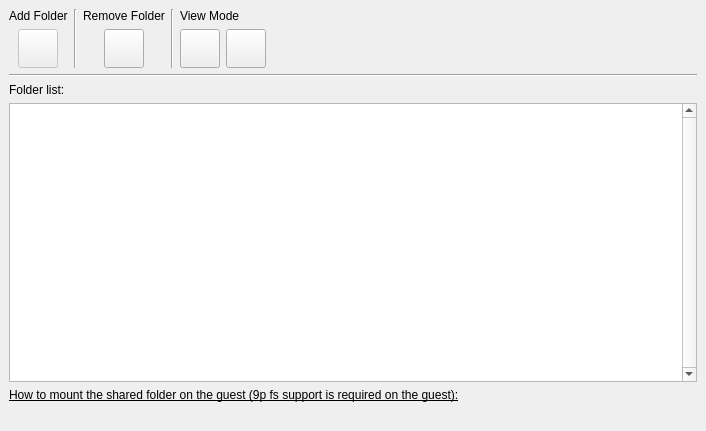
<?xml version="1.0" encoding="UTF-8"?>
<ui version="4.0">
 <author>Andrey Rijov</author>
 <class>Folder_Sharing_Widget</class>
 <widget class="QWidget" name="Folder_Sharing_Widget">
  <property name="geometry">
   <rect>
    <x>0</x>
    <y>0</y>
    <width>706</width>
    <height>431</height>
   </rect>
  </property>
  <property name="windowTitle">
   <string>Folder Sharing Widget</string>
  </property>
  <layout class="QGridLayout">
   <property name="leftMargin">
    <number>9</number>
   </property>
   <property name="topMargin">
    <number>9</number>
   </property>
   <property name="rightMargin">
    <number>9</number>
   </property>
   <property name="bottomMargin">
    <number>9</number>
   </property>
   <property name="spacing">
    <number>6</number>
   </property>
   <item row="0" column="5">
    <spacer>
     <property name="orientation">
      <enum>Qt::Horizontal</enum>
     </property>
     <property name="sizeHint" stdset="0">
      <size>
       <width>20</width>
       <height>20</height>
      </size>
     </property>
    </spacer>
   </item>
   <item row="0" column="3">
    <widget class="Line" name="line">
     <property name="orientation">
      <enum>Qt::Vertical</enum>
     </property>
    </widget>
   </item>
   <item row="0" column="4">
    <layout class="QGridLayout">
     <property name="leftMargin">
      <number>0</number>
     </property>
     <property name="topMargin">
      <number>0</number>
     </property>
     <property name="rightMargin">
      <number>0</number>
     </property>
     <property name="bottomMargin">
      <number>0</number>
     </property>
     <property name="spacing">
      <number>6</number>
     </property>
     <item row="0" column="0">
      <widget class="QLabel" name="Label_View_Mode">
       <property name="text">
        <string>View Mode</string>
       </property>
      </widget>
     </item>
     <item row="1" column="0">
      <layout class="QHBoxLayout">
       <property name="spacing">
        <number>6</number>
       </property>
       <property name="leftMargin">
        <number>0</number>
       </property>
       <property name="topMargin">
        <number>0</number>
       </property>
       <property name="rightMargin">
        <number>0</number>
       </property>
       <property name="bottomMargin">
        <number>0</number>
       </property>
       <item>
        <widget class="QToolButton" name="TB_Icon_Mode">
         <property name="toolTip">
          <string>Icon Mode</string>
         </property>
         <property name="text">
          <string/>
         </property>
         <property name="icon">
          <iconset resource="images.qrc">
           <normaloff>:/view_icon.png</normaloff>:/view_icon.png</iconset>
         </property>
         <property name="iconSize">
          <size>
           <width>32</width>
           <height>32</height>
          </size>
         </property>
        </widget>
       </item>
       <item>
        <widget class="QToolButton" name="TB_List_Mode">
         <property name="toolTip">
          <string>List Mode</string>
         </property>
         <property name="text">
          <string/>
         </property>
         <property name="icon">
          <iconset resource="images.qrc">
           <normaloff>:/view_detailed.png</normaloff>:/view_detailed.png</iconset>
         </property>
         <property name="iconSize">
          <size>
           <width>32</width>
           <height>32</height>
          </size>
         </property>
        </widget>
       </item>
      </layout>
     </item>
    </layout>
   </item>
   <item row="0" column="2">
    <layout class="QVBoxLayout">
     <property name="spacing">
      <number>6</number>
     </property>
     <property name="leftMargin">
      <number>0</number>
     </property>
     <property name="topMargin">
      <number>0</number>
     </property>
     <property name="rightMargin">
      <number>0</number>
     </property>
     <property name="bottomMargin">
      <number>0</number>
     </property>
     <item>
      <widget class="QLabel" name="Label_Manage_Folders">
       <property name="text">
        <string>Remove Folder</string>
       </property>
      </widget>
     </item>
     <item>
      <layout class="QHBoxLayout">
       <property name="spacing">
        <number>6</number>
       </property>
       <property name="leftMargin">
        <number>0</number>
       </property>
       <property name="topMargin">
        <number>0</number>
       </property>
       <property name="rightMargin">
        <number>0</number>
       </property>
       <property name="bottomMargin">
        <number>0</number>
       </property>
       <item>
        <widget class="QToolButton" name="TB_Remove_Folder">
         <property name="toolTip">
          <string>Remove from shared folders list</string>
         </property>
         <property name="text">
          <string/>
         </property>
         <property name="icon">
          <iconset resource="images.qrc">
           <normaloff>:/remove.png</normaloff>:/remove.png</iconset>
         </property>
         <property name="iconSize">
          <size>
           <width>32</width>
           <height>32</height>
          </size>
         </property>
        </widget>
       </item>
      </layout>
     </item>
    </layout>
   </item>
   <item row="0" column="1">
    <widget class="Line" name="line_3">
     <property name="orientation">
      <enum>Qt::Vertical</enum>
     </property>
    </widget>
   </item>
   <item row="0" column="0">
    <layout class="QVBoxLayout">
     <property name="spacing">
      <number>6</number>
     </property>
     <property name="leftMargin">
      <number>0</number>
     </property>
     <property name="topMargin">
      <number>0</number>
     </property>
     <property name="rightMargin">
      <number>0</number>
     </property>
     <property name="bottomMargin">
      <number>0</number>
     </property>
     <item>
      <widget class="QLabel" name="Label_Add_Folders">
       <property name="text">
        <string>Add Folder</string>
       </property>
      </widget>
     </item>
     <item>
      <layout class="QHBoxLayout">
       <property name="spacing">
        <number>6</number>
       </property>
       <property name="leftMargin">
        <number>0</number>
       </property>
       <property name="topMargin">
        <number>0</number>
       </property>
       <property name="rightMargin">
        <number>0</number>
       </property>
       <property name="bottomMargin">
        <number>0</number>
       </property>
       <item>
        <widget class="QToolButton" name="TB_Add_Folder">
         <property name="enabled">
          <bool>false</bool>
         </property>
         <property name="toolTip">
          <string>Add to shared folders list</string>
         </property>
         <property name="text">
          <string/>
         </property>
         <property name="icon">
          <iconset resource="images.qrc">
           <normaloff>:/open-folder.png</normaloff>:/open-folder.png</iconset>
         </property>
         <property name="iconSize">
          <size>
           <width>32</width>
           <height>32</height>
          </size>
         </property>
        </widget>
       </item>
      </layout>
     </item>
    </layout>
   </item>
   <item row="1" column="0" colspan="6">
    <widget class="Line" name="line_2">
     <property name="orientation">
      <enum>Qt::Horizontal</enum>
     </property>
    </widget>
   </item>
   <item row="2" column="0" colspan="6">
    <layout class="QVBoxLayout">
     <property name="spacing">
      <number>6</number>
     </property>
     <property name="leftMargin">
      <number>0</number>
     </property>
     <property name="topMargin">
      <number>0</number>
     </property>
     <property name="rightMargin">
      <number>0</number>
     </property>
     <property name="bottomMargin">
      <number>0</number>
     </property>
     <item>
      <widget class="QLabel" name="Label_Folders_List">
       <property name="text">
        <string>Folder list:</string>
       </property>
      </widget>
     </item>
     <item>
      <widget class="QListWidget" name="Folders_List">
       <property name="contextMenuPolicy">
        <enum>Qt::CustomContextMenu</enum>
       </property>
       <property name="verticalScrollBarPolicy">
        <enum>Qt::ScrollBarAlwaysOn</enum>
       </property>
       <property name="iconSize">
        <size>
         <width>32</width>
         <height>32</height>
        </size>
       </property>
       <property name="textElideMode">
        <enum>Qt::ElideMiddle</enum>
       </property>
       <property name="verticalScrollMode">
        <enum>QAbstractItemView::ScrollPerPixel</enum>
       </property>
       <property name="horizontalScrollMode">
        <enum>QAbstractItemView::ScrollPerPixel</enum>
       </property>
       <property name="movement">
        <enum>QListView::Static</enum>
       </property>
       <property name="flow">
        <enum>QListView::LeftToRight</enum>
       </property>
       <property name="spacing">
        <number>10</number>
       </property>
       <property name="viewMode">
        <enum>QListView::IconMode</enum>
       </property>
      </widget>
     </item>
     <item>
      <widget class="QLabel" name="Label_Information">
       <property name="sizePolicy">
        <sizepolicy hsizetype="Maximum" vsizetype="Preferred">
         <horstretch>0</horstretch>
         <verstretch>0</verstretch>
        </sizepolicy>
       </property>
       <property name="font">
        <font>
         <underline>true</underline>
        </font>
       </property>
       <property name="text">
        <string>How to mount the shared folder on the guest (9p fs support is required on the guest):</string>
       </property>
      </widget>
     </item>
     <item>
      <widget class="QLabel" name="Label_Connected_To">
       <property name="text">
        <string/>
       </property>
       <property name="textInteractionFlags">
        <set>Qt::LinksAccessibleByMouse|Qt::TextSelectableByKeyboard|Qt::TextSelectableByMouse</set>
       </property>
      </widget>
     </item>
    </layout>
   </item>
  </layout>
  <action name="actionAdd_Folder">
   <property name="icon">
    <iconset>
     <normaloff>:/images/open-folder.png</normaloff>:/images/open-folder.png</iconset>
   </property>
   <property name="text">
    <string>Add Folder</string>
   </property>
  </action>
  <action name="actionProperties">
   <property name="icon">
    <iconset>
     <normaloff>:/images/edit.png</normaloff>:/images/edit.png</iconset>
   </property>
   <property name="text">
    <string>Properties</string>
   </property>
   <property name="iconText">
    <string>Properties</string>
   </property>
   <property name="toolTip">
    <string>Properties</string>
   </property>
  </action>
  <action name="actionRemove">
   <property name="icon">
    <iconset>
     <normaloff>:/images/button_cancel.png</normaloff>:/images/button_cancel.png</iconset>
   </property>
   <property name="text">
    <string>Remove From List</string>
   </property>
  </action>
  <action name="actionList_Mode">
   <property name="icon">
    <iconset>
     <normaloff>:/images/view_detailed.png</normaloff>:/images/view_detailed.png</iconset>
   </property>
   <property name="text">
    <string>List Mode</string>
   </property>
  </action>
  <action name="actionIcon_Mode">
   <property name="icon">
    <iconset>
     <normaloff>:/images/view_icon.png</normaloff>:/images/view_icon.png</iconset>
   </property>
   <property name="text">
    <string>Icon Mode</string>
   </property>
  </action>
  <action name="actionQuick_Format">
   <property name="icon">
    <iconset>
     <normaloff>:/images/reload.png</normaloff>:/images/reload.png</iconset>
   </property>
   <property name="text">
    <string>Quick Format</string>
   </property>
  </action>
  <action name="actionAdd_Folder2">
   <property name="icon">
    <iconset>
     <normaloff>:/images/add.png</normaloff>:/images/add.png</iconset>
   </property>
   <property name="text">
    <string>Add Folder</string>
   </property>
   <property name="iconText">
    <string>Add Folder</string>
   </property>
   <property name="toolTip">
    <string>Add Folder</string>
   </property>
  </action>
 </widget>
 <tabstops>
  <tabstop>TB_Remove_Folder</tabstop>
  <tabstop>TB_Icon_Mode</tabstop>
  <tabstop>TB_List_Mode</tabstop>
  <tabstop>Folders_List</tabstop>
 </tabstops>
 <resources>
  <include location="images.qrc"/>
 </resources>
 <connections>
  <connection>
   <sender>TB_Icon_Mode</sender>
   <signal>clicked()</signal>
   <receiver>actionIcon_Mode</receiver>
   <slot>trigger()</slot>
   <hints>
    <hint type="sourcelabel">
     <x>429</x>
     <y>49</y>
    </hint>
    <hint type="destinationlabel">
     <x>-1</x>
     <y>-1</y>
    </hint>
   </hints>
  </connection>
  <connection>
   <sender>TB_List_Mode</sender>
   <signal>clicked()</signal>
   <receiver>actionList_Mode</receiver>
   <slot>trigger()</slot>
   <hints>
    <hint type="sourcelabel">
     <x>482</x>
     <y>49</y>
    </hint>
    <hint type="destinationlabel">
     <x>-1</x>
     <y>-1</y>
    </hint>
   </hints>
  </connection>
  <connection>
   <sender>TB_Add_Folder</sender>
   <signal>clicked()</signal>
   <receiver>actionAdd_Folder</receiver>
   <slot>trigger()</slot>
   <hints>
    <hint type="sourcelabel">
     <x>175</x>
     <y>54</y>
    </hint>
    <hint type="destinationlabel">
     <x>-1</x>
     <y>-1</y>
    </hint>
   </hints>
  </connection>
  <connection>
   <sender>TB_Remove_Folder</sender>
   <signal>clicked()</signal>
   <receiver>actionRemove</receiver>
   <slot>trigger()</slot>
   <hints>
    <hint type="sourcelabel">
     <x>172</x>
     <y>60</y>
    </hint>
    <hint type="destinationlabel">
     <x>-1</x>
     <y>-1</y>
    </hint>
   </hints>
  </connection>
 </connections>
</ui>
